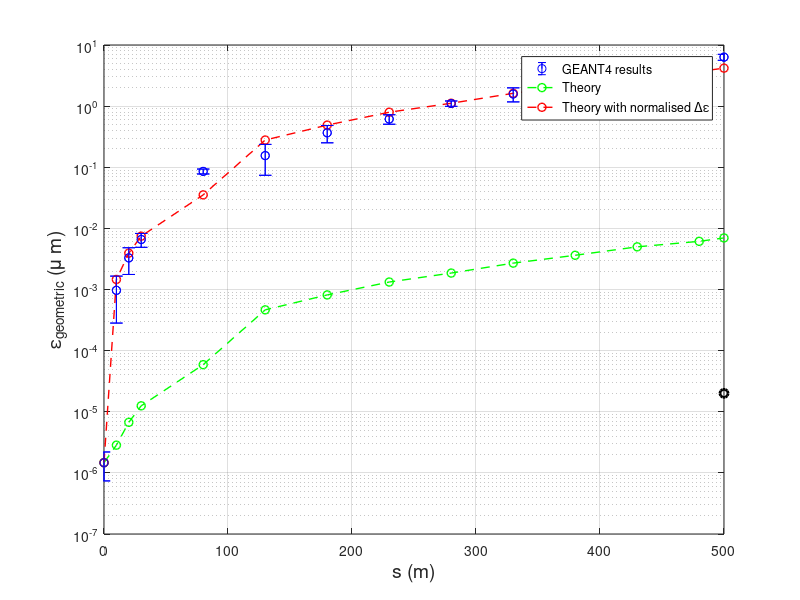

MATLAB code to generate this figure:
% Energy increase in the plasma
close all;
clear;
clc;

E0 = 10; %GeV
Ee = 0.000511; %GeV
g = 0.495; % GeV/m  

% Energy high resolution
for i=1:500
    x(i) = i;
    E(i) = g*x(i) + E0;
end

%Energy low resolution
%dx_ = [10 10 10 50 50 50 50 50 50 50 50 70];
dx_ = [10 10 10 50 50 50 50 50 50 50 50 50 20];
x_(1) = 0;
for i=1:length(dx_)
    x_(i+1) = x_(i)+ dx_(i); 
end
E_ = g*x_ + E0;

% Values for Set2
%emitt = [0.1073 0.1205    0.2395    0.4217    1.4388    5.8866    9.8954   15.3130   26.4340]; %um
%emitt_growth = [0 0.1245 0.1435 0.3549 3.8121 2.8409 6.3908 7.7950 7.9480 17.0080];
%%emitt_growth = emitt_growth./emitt(1:length(emitt_growth));   % as (%)
%err = [0 0.0338 0.0261 0.0667 1.8471 1.0370 3.7198 1.8668 0.2837];
% Values for Set3
%emitt        = [0.1 1.6325    4.2366    8.3892   42.5210  112.4600  167.8500  267.5100  399.8100];
% Values for Set4
emitt = [1.4681e-12 9.6878e-10 3.2906e-9 6.5801e-9 8.5537e-8 1.5521e-7 3.6629e-7 6.1420e-7 1.1027e-6 1.5815e-6 2.4494e-6 3.2541e-6 5.1314e-6 6.3244e-6];
err = [7.2943e-13 6.8647e-10 1.5287e-9 1.6830e-9 7.9035e-9 8.1337e-8 1.1518e-7 1.0877e-7 1.1105e-7 4.0877e-7 4.5346e-7 5.9929e-7 8.9951e-7 7.0960e-7];
beta = [10.652 15.069 16.7716 23.2933 84.8684 71.5894 74.2311 67.3084 78.445 78.7795 93.558 84.5688 74.8135];

% %%%%%%%%%%%%%%%%%%%%%%%%%%%%%%%%%%%%%%%%%%%%%%%%%%%%%%%%%%%%%%%%%%%%%%%%%
% %%%%%%%%%%%%%% Implementation of the theoretical curve %%%%%%%%%%%%%%%%%%
% %%%%%%%%%%%%%%%%%%%%%%%%%%%%%%%%%%%%%%%%%%%%%%%%%%%%%%%%%%%%%%%%%%%%%%%%%
r0 = 2.8179403267*10^-15; % Classical electron radius, m
Q  = 1;         % np/n
Rb = 2.5e-5;    % Plasma radius (ion column radius), m
Ra = 1e-10;     % Atomic radius of Lithium
Z  = 3;         % Atomic number of Lithium

% %%%%%%%%%%%%%%%%%%%%%%%%%%%%%% PAC07 Dr. Kirby %%%%%%%%%%%%%%%%%%%%%%%%%%
% %%%%%%%%%%%%%%%%%%%%%%%%%%%%%%%%%%%%%%%%%%%%%%%%%%%%%%%%%%%%%%%%%%%%%%%%%
for i=1
% S term
S = Q*( log(Rb/Ra) + (1.78*Z*(Z+1)*log(287/sqrt(Z)))/(Q^2)  );
% Energy term
%e_term(1) = sqrt(E(1)/Ee);
e_term(1) = 0;
for i=1:length(E)-1
    e_term(i+1) = sqrt(E(i+1)/Ee) - sqrt(E(i)/Ee);
end
demitt_theory = sqrt(2)*r0*S*e_term*(180)/(E(i)/Ee); %un-normalise
% un-normalise
%demitt_theory = demitt_theory.*(pi./(E./Ee));

% Emittance curve
%emitt_theory(1) = 0;
emitt_theory(1) = emitt(1);
for i=1:length(E)-1
    emitt_theory(i+1) = sqrt(emitt_theory(i)^2 + demitt_theory(i)^2);  %geometric
end

end
% %%%%%%%%%%%%%%%%%%%%%%%%%%%%%% O. Mete  %%%%%%%%%%%%%%%%%%%%%%%%%%%%%%%%%
% %%%%%%%%%%%%%%%%%%%%%%%%%%%%%%%%%%%%%%%%%%%%%%%%%%%%%%%%%%%%%%%%%%%%%%%%%

% Constants
ngas = 6*10^20;   % m^-3
c = 3*10^8; % m/s
theta_max = 2*pi;   % degrees
r0 = 2.8179403267*10^-15; % Classical electron radius, m
hbar = 6.58211928*10^-16; %eV.s

% Average along the plasma channel
for i=1:length(x_)-1
    Av(i) = c*ngas*beta(i);
end

% Set theta_min
%for i=1:length(x_)-1
%theta_min(i) = hbar/((E_(i+1)/Ee)*me*c*152e-12);
%end
for i=1:length(x_)-1
theta_min(i) = Z^(1/3)*(1/(1.4*hbar*c))*(1/(E_(i+1)/Ee));
end

% Conversion to degrees
%theta_min = (180/pi)*theta_min;

% Angular part
for i=1:length(x_)-1
%Ang(i) = (pi/(2*theta_max))*(3*theta_min(i)*atan(theta_max/theta_min(i)) + theta_max*(log(theta_min(i)^2+theta_max^2)-2));
Ang(i) = log((theta_min(i)^2 + theta_max^2) / theta_min(i)^2) - (theta_max^2/(theta_min(i)^2 + theta_max^2)); 
end

  
% Emittance
for i=1:length(x_)-1
demitt_theory2(i) = (2*pi*(Z*r0)^2*Av(i)*Ang(i))/(E_(i+1)/Ee);
demitt_theory2(i) = demitt_theory2(i)*pi/(E_(i+1)/Ee); % *pi/(E_(i+1)/Ee) for un-normalise (pi/gamma);
end


emitt_theory2(1)=emitt(1);
for i=1:length(E_)-1
    emitt_theory2(i+1) = sqrt(emitt_theory2(i)^2 + demitt_theory2(i)^2);  %geometric
end

% %%%%%%%%%%%%%%%%%%%%%%%%%%%%%%%%%%%%%%%%%%%%%%%%%%%%%%%%%%%%%%%%%%%%%%%%%
% Emittance with a factor
for i=1:length(x_)-1
%demitt_theory2(i) = ((2*Z*r0)^2/(g*x_(i+1)*1e9+gamma0))*(tau/2)*Av(i)*Ang(i); 
demitt_theory2n(i) = (2*pi*(Z*r0)^2*Av(i)*Ang(i))/(E_(i+1)/Ee);
demitt_theory2n(i) = demitt_theory2n(i)*600*pi/(E_(i+1)/Ee); % *pi/(E_(i+1)/Ee) for un-normalise (pi/gamma);
end

emitt_theory2n(1)=emitt(1);
for i=1:length(E_)-1
    emitt_theory2n(i+1) = sqrt(emitt_theory2n(i)^2 + demitt_theory2n(i)^2);  %geometric
end
% %%%%%%%%%%%%%%%%%%%%%%%%%%%%%%%%%%%%%%%%%%%%%%%%%%%%%%%%%%%%%%%%%%%%%%%%%
% %%%%%%%%%%%%%%%%%%%%%%%%%%%%%%%%%%%%%%%%%%%%%%%%%%%%%%%%%%%%%%%%%%%%%%%%%
%grey = [0.4 0.3 0.6];
figure(1)
h1 = errorbar(x_,emitt*1e6, err*1e6,'ob');
hold on;
%errorbar(x_,emitt_growth*1e6,err*1e6,'mo');
%h2 = plot(x,emitt_theory*1e6,'--k','linewidth',2);
h3 = plot(x_,emitt_theory2*1e6,'--og','linewidth',1);
h4 = plot(x_,emitt_theory2n*1e6,'--or','linewidth',1);
errorbar(x_,emitt*1e6, err*1e6,'ob');
plot(500, (0.02*1e-9)*1e6,'ok','linewidth',2);
%set(gca,'yscale','log','YColor',grey)
set(gca,'yscale','log')
hold off;
grid on;
xlabel(gca,'s (m)','fontsize',14);
ylabel(gca,'\epsilon_{geometric} (\mu m)','fontsize',14);
xlim([0 max(x_)]);
%legend([h1 h2 h3], 'GEANT4 results','PAC07, N. Kirby et al.', 'Section 2, Eq. 7');
legend([h1 h3 h4], 'GEANT4 results', 'Theory', 'Theory with normalised \Delta\epsilon');
%ylim([1e-25 1e5]);





